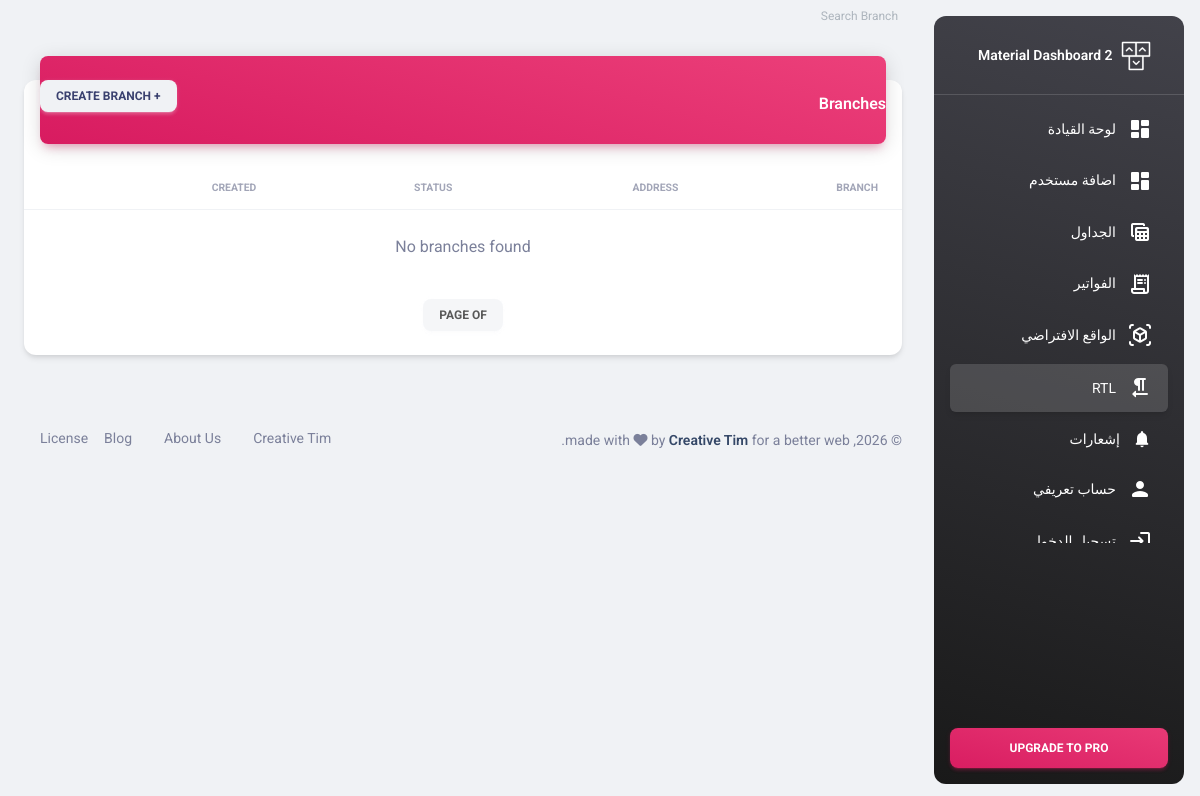
The page /branch/ (signed in) on the database as committed earlier.
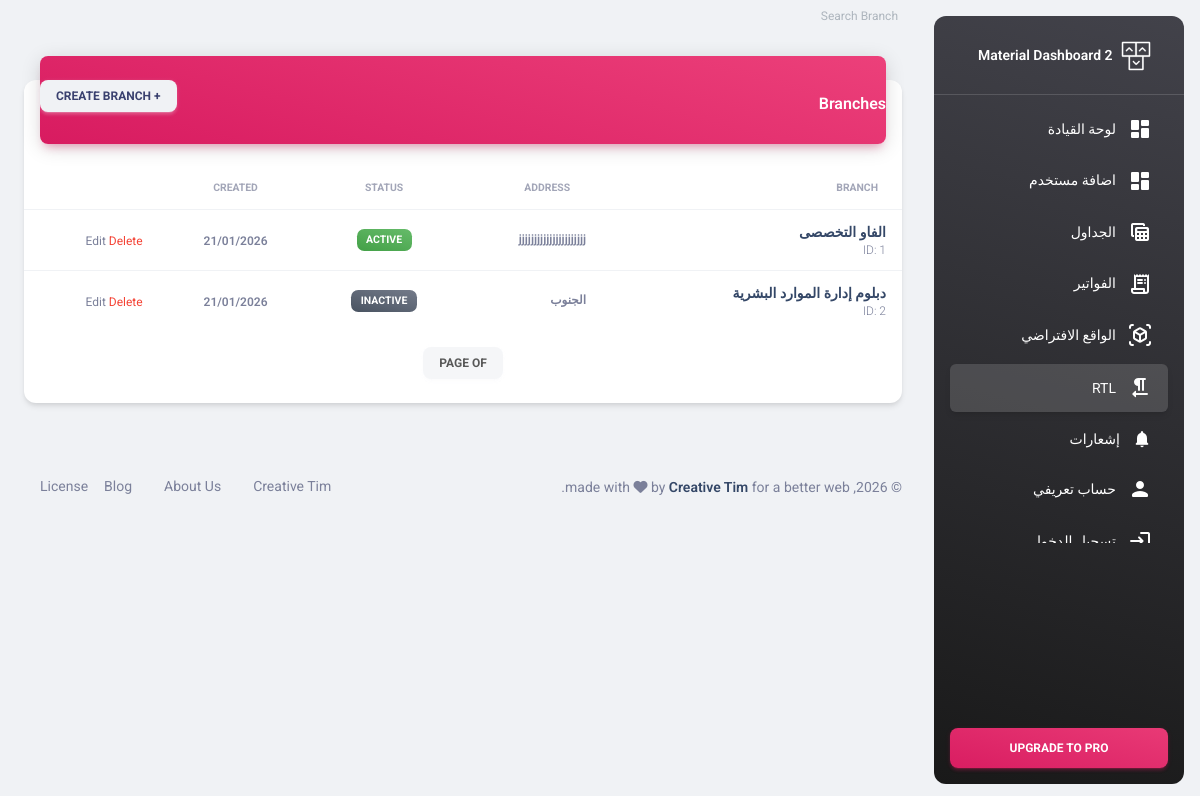
The same page on the database as committed later.
### branches/models.py (models this page shows, shortened)
class Branch(models.Model):
    name = models.CharField(max_length=150, unique=True)
    address = models.TextField()
    establishment_date = models.DateField(null=True, blank=True)
    facilities = models.TextField(
        help_text="المميزات / الإمكانيات المتوفرة في الفرع",
        blank=True
    )
    is_active = models.BooleanField(default=True)
    created_at = models.DateTimeField(auto_now_add=True)
    updated_at = models.DateTimeField(auto_now=True)

### branches/views.py (the view)
# urls.py: path('', views.branch_list, name='branch_list'),
@login_required
def branch_list(request):
    branches = Branch.objects.all()
    if request.method == 'POST':
        if not request.user.is_superuser:
            return redirect('branches:branch_list')
        branch_id = request.POST.get('branch_id')
        if branch_id:
            branch = get_object_or_404(Branch, id=branch_id)
            form = BranchForm(request.POST, instance=branch)
        else:
            form = BranchForm(request.POST)
        if form.is_valid():
            form.save()
            return redirect('branches:branch_list')
    else:
        form = BranchForm()  # 👈 ده المهم
    return render(request, 'branches/branch_list.html', {
        'branches': branches,
        'form': form
    })

### branches/forms.py
class BranchForm(forms.ModelForm):
    def __init__(self, *args, **kwargs):
        super().__init__(*args, **kwargs)
        for field in self.fields.values():
            field.widget.attrs.setdefault('class', 'form-control')
    class Meta:
        model = Branch
        fields = [
            'name',
            'address',
            'establishment_date',
            'facilities',
            'is_active'
        ]
        widgets = {
            'name': forms.TextInput(attrs={
                'class': 'form-control',
            }),
            'address': forms.TextInput(attrs={
                'class': 'form-control',
            }),
            'establishment_date': forms.DateInput(attrs={
                'class': 'form-control',
                'type': 'date'
            }),
            'facilities': forms.Textarea(attrs={
                'class': 'form-control',
                'rows': 3,
            }),
            'is_active': forms.CheckboxInput(attrs={
                'class': 'form-check-input'
            }),
        }

### templates/branches/branch_list.html (shortened to what this page needs)
{% extends 'base.html' %}
{% block content %}
<form method="GET" class="me-3">
  <input type="text"
         name="search"
         value="{{ search }}"
         class="form-control form-control-sm"
         placeholder="Search Branch">
</form>
<div class="container-fluid py-4">
  <div class="row">
    <div class="col-12">
      <div class="card my-4">
        <div class="card-header p-0 position-relative mt-n4 mx-3 z-index-2">
          <div class="bg-gradient-primary shadow-primary border-radius-lg pt-4 pb-3 d-flex justify-content-between align-items-center">
            <h6 class="text-white text-capitalize ps-3 mb-0">Branches</h6>
            {% if request.user.is_superuser %}
             <button class="btn btn-sm btn-light me-3"
        data-bs-toggle="modal"
        data-bs-target="#branchModal"
        onclick="openCreateModal()">
  + Create Branch
</button>
            {% endif %}
          </div>
        </div>
        <div class="card-body px-0 pb-2">
          <div class="table-responsive p-0">
            <table class="table align-items-center mb-0">
              <thead>
                <tr>
                  <th class="text-uppercase text-secondary text-xxs font-weight-bolder opacity-7">
                    Branch
                  </th>
                  <th class="text-uppercase text-secondary text-xxs font-weight-bolder opacity-7 ps-2">
                    Address
                  </th>
                  <th class="text-center text-uppercase text-secondary text-xxs font-weight-bolder opacity-7">
                    Status
                  </th>
                  <th class="text-center text-uppercase text-secondary text-xxs font-weight-bolder opacity-7">
                    Created
                  </th>
                  <th class="text-secondary opacity-7"></th>
                </tr>
              </thead>
              <tbody>
                {% for branch in branches %}
                <tr>
                  <td>
                    <div class="d-flex px-2 py-1">
                      <div class="d-flex flex-column justify-content-center">
                        <h6 class="mb-0 text-sm">{{ branch.name }}</h6>
                        <p class="text-xs text-secondary mb-0">
                          ID: {{ branch.id }}
                        </p>
                      </div>
                    </div>
                  </td>
                  <td>
                    <p class="text-xs font-weight-bold mb-0">
                      {{ branch.address }}
                    </p>
                  </td>
                  <td class="align-middle text-center text-sm">
                    {% if branch.is_active %}
                      <span class="badge badge-sm bg-gradient-success">Active</span>
                    {% else %}
                      <span class="badge badge-sm bg-gradient-secondary">Inactive</span>
                    {% endif %}
                  </td>
                  <td class="align-middle text-center">
                    <span class="text-secondary text-xs font-weight-bold">
                      {{ branch.created_at|date:"d/m/Y" }}
                    </span>
                  </td>
                  <td class="align-middle text-end pe-3">
                    {% if request.user.is_superuser %}
                     <a href="javascript:void(0)"
   class="text-secondary text-xs"
   onclick="openEditModal('{{ branch.id }}',
                          '{{ branch.name }}',
                          '{{ branch.address }}',
                          '{{ branch.is_active }}')">
   Edit
</a>
                      <a href="javascript:void(0)"
   class="text-danger text-xs"
   onclick="confirmDelete('{{ branch.id }}')">
   Delete
</a>
                    {% else %}
                      <span class="text-muted text-xs">View only</span>
                    {% endif %}
                  </td>
                </tr>
                {% empty %}
                <tr>
                  <td colspan="5" class="text-center py-4 text-muted">
                    No branches found
                  </td>
                </tr>
                {% endfor %}
              </tbody>
            </table>
          </div>
            <div class="d-flex justify-content-center mt-3">
  <span class="btn btn-sm btn-light disabled">
    Page {{ branches.number }} of {{ branches.paginator.num_pages }}
  </span>
</div>
        </div>
      </div>
    </div>
  </div>
</div>
{% endblock %}

### templates/base.html (shortened to what this page needs)
{% load static %}
<!DOCTYPE html>
<html lang="ar" dir="rtl">
<head>
  <link href="{% static 'css/nucleo-icons.css' %}" rel="stylesheet">
  <link href="{% static 'css/nucleo-svg.css' %}" rel="stylesheet">
  <link id="pagestyle" href="{% static 'css/material-dashboard.css' %}" rel="stylesheet">
</head>
<body class="rtl bg-gray-200">
 {% include 'includes/sidebar.html' %}
<main class="main-content position-relative max-height-vh-100 h-100 border-radius-lg overflow-x-hidden">
  {% block content %}{% endblock %}
     {% include 'includes/footer.html' %}
</main>
</body>
</html>

### templates/includes/sidebar.html (shortened to what this page needs)
{% load static %}
<aside class="sidenav navbar navbar-vertical navbar-expand-xs border-0 border-radius-xl my-3 fixed-end me-3 rotate-caret  bg-gradient-dark" id="sidenav-main">
    <div class="sidenav-header">
      <a class="navbar-brand m-0" href=" https://demos.creative-tim.com/material-dashboard/pages/dashboard " target="_blank">
        <img src="{% static  'img/logo-ct.png' %}" class="navbar-brand-img h-100" alt="main_logo">
        <span class="me-1 font-weight-bold text-white">Material Dashboard 2</span>
      </a>
    </div>
    <hr class="horizontal light mt-0 mb-2">
    <div class="collapse navbar-collapse px-0 w-auto  max-height-vh-100" id="sidenav-collapse-main">
      <ul class="navbar-nav">
        <li class="nav-item">
          <a class="nav-link " href="../pages/dashboard.html">
            <div class="text-white text-center ms-2 d-flex align-items-center justify-content-center">
              <i class="material-icons-round opacity-10">dashboard</i>
            </div>
            <span class="nav-link-text me-1">لوحة القيادة</span>
          </a>
        </li>
          <li class="nav-item">
          <a class="nav-link " href="{%url 'accounts:user_list'%}">
            <div class="text-white text-center ms-2 d-flex align-items-center justify-content-center">
              <i class="material-icons-round opacity-10">dashboard</i>
            </div>
            <span class="nav-link-text me-1">اضافة مستخدم</span>
          </a>
        </li>
        <li class="nav-item">
          <a class="nav-link " href="../pages/tables.html">
            <div class="text-white text-center ms-2 d-flex align-items-center justify-content-center">
              <i class="material-icons-round opacity-10">table_view</i>
            </div>
            <span class="nav-link-text me-1">الجداول</span>
          </a>
        </li>
        <li class="nav-item">
          <a class="nav-link " href="../pages/billing.html">
            <div class="text-white text-center ms-2 d-flex align-items-center justify-content-center">
              <i class="material-icons-round opacity-10">receipt_long</i>
            </div>
            <span class="nav-link-text me-1">الفواتير</span>
          </a>
        </li>
        <li class="nav-item">
          <a class="nav-link " href="../pages/virtual-reality.html">
            <div class="text-white text-center ms-2 d-flex align-items-center justify-content-center">
              <i class="material-icons-round opacity-10">view_in_ar</i>
            </div>
            <span class="nav-link-text me-1">الواقع الافتراضي</span>
          </a>
        </li>
        <li class="nav-item">
          <a class="nav-link active" href="../pages/rtl.html">
            <div class="text-white text-center ms-2 d-flex align-items-center justify-content-center">
              <i class="material-icons-round opacity-10">format_textdirection_r_to_l</i>
            </div>
            <span class="nav-link-text me-1">RTL</span>
          </a>
        </li>
        <li class="nav-item">
          <a class="nav-link " href="../pages/notifications.html">
            <div class="text-white text-center ms-2 d-flex align-items-center justify-content-center">
              <i class="material-icons opacity-10">notifications</i>
            </div>
            <span class="nav-link-text me-1">إشعارات</span>
          </a>
        </li>
        <li class="nav-item">
          <a class="nav-link " href="../pages/profile.html">
            <div class="text-white text-center ms-2 d-flex align-items-center justify-content-center">
              <i class="material-icons-round opacity-10">person</i>
            </div>
            <span class="nav-link-text me-1">حساب تعريفي</span>
          </a>
        </li>
        <li class="nav-item">
          <a class="nav-link " href="../pages/sign-in.html">
            <div class="text-white text-center ms-2 d-flex align-items-center justify-content-center">
              <i class="material-icons-round opacity-10">login</i>
            </div>
            <span class="nav-link-text me-1">تسجيل الدخول</span>
          </a>
        </li>
      </ul>
    </div>
    <div class="sidenav-footer position-absolute w-100 bottom-0 ">
      <div class="mx-3">
        <a class="btn bg-gradient-primary mt-4 w-100" href="https://www.creative-tim.com/product/material-dashboard-pro?ref=sidebarfree" type="button">Upgrade to pro</a>
      </div>
    </div>
  </aside>

### templates/includes/footer.html (shortened to what this page needs)
{% load static %}
<footer class="footer py-4  ">
        <div class="container-fluid">
          <div class="row align-items-center justify-content-lg-between">
            <div class="col-lg-6 mb-lg-0 mb-4">
              <div class="copyright text-center text-sm text-muted text-lg-end">
                © ,
                made with <i class="fa fa-heart"></i> by
                <a href="https://www.creative-tim.com" class="font-weight-bold" target="_blank">Creative Tim</a>
                for a better web.
              </div>
            </div>
            <div class="col-lg-6">
              <ul class="nav nav-footer justify-content-center justify-content-lg-end">
                <li class="nav-item">
                  <a href="https://www.creative-tim.com" class="nav-link text-muted" target="_blank">Creative Tim</a>
                </li>
                <li class="nav-item">
                  <a href="https://www.creative-tim.com/presentation" class="nav-link text-muted" target="_blank">About Us</a>
                </li>
                <li class="nav-item">
                  <a href="https://www.creative-tim.com/blog" class="nav-link text-muted" target="_blank">Blog</a>
                </li>
                <li class="nav-item">
                  <a href="https://www.creative-tim.com/license" class="nav-link pe-0 text-muted" target="_blank">License</a>
                </li>
              </ul>
            </div>
          </div>
        </div>
      </footer>

Rows that differ between the two databases and show on the page:
added Branch: name "الفاو التخصصى", id "1", address "jjjjjjjjjjjjjjjjjjjjjj", is_active "ACTIVE", created_at "21/01/2026"
added Branch: name "دبلوم إدارة الموارد البشرية", id "2", address "الجنوب", is_active "INACTIVE", created_at "21/01/2026"
Other text that changed with them:
text no longer shown: "No branches found"
